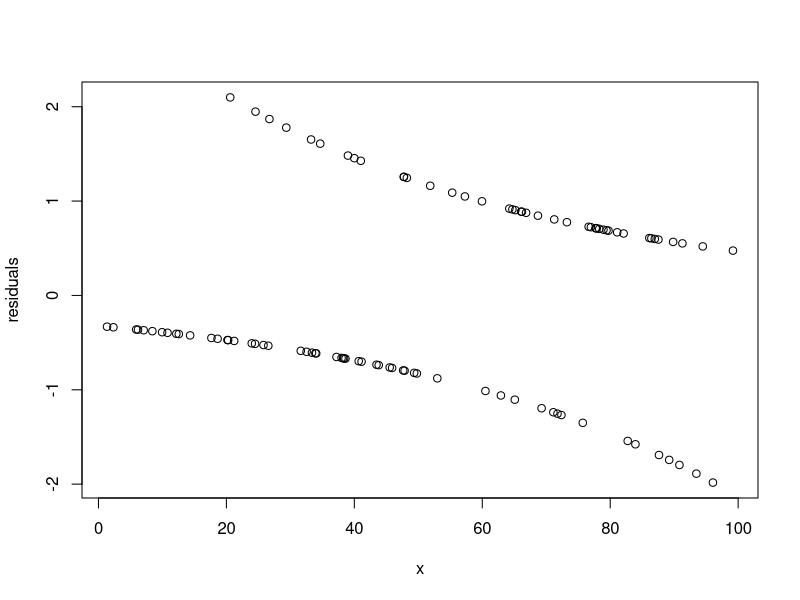
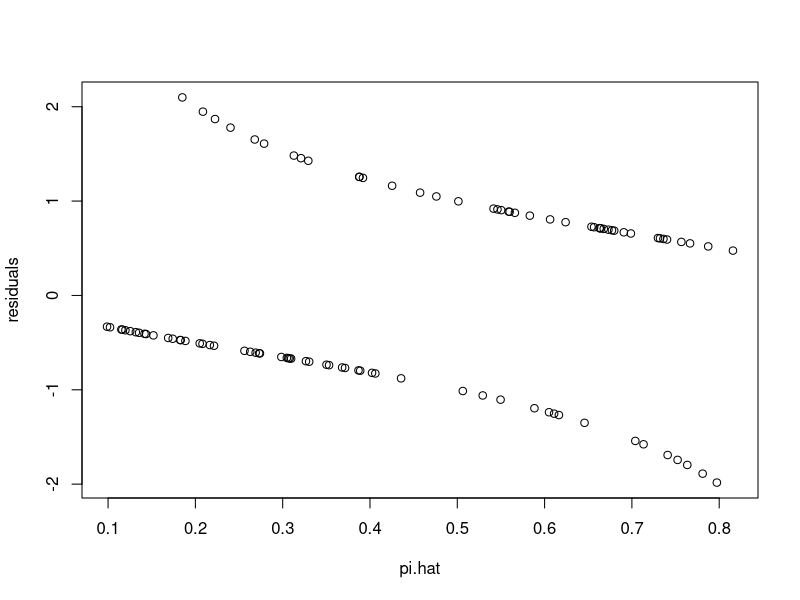
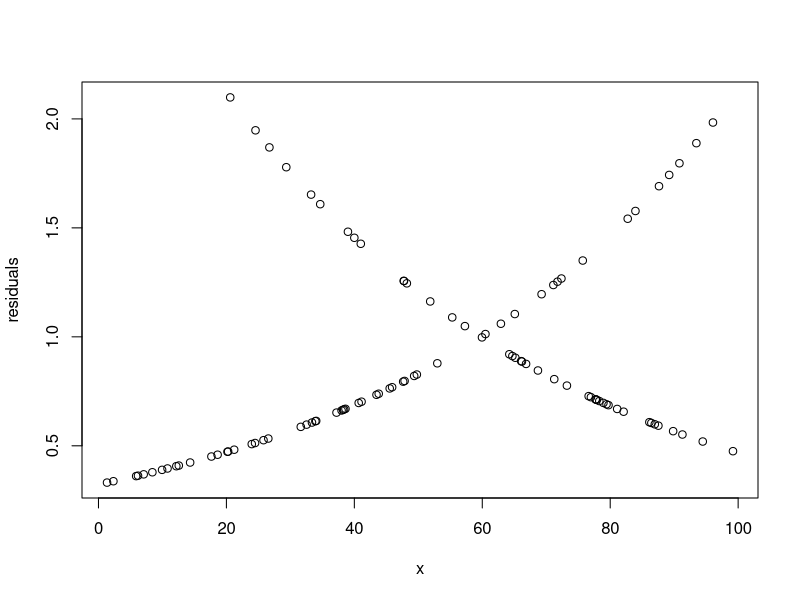
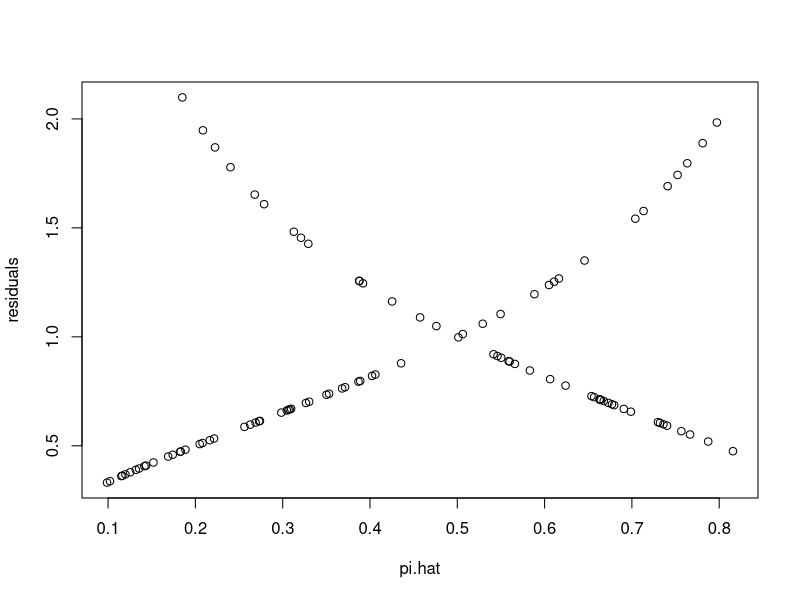

Recreate these plots in R, in order.

# STK 3100, fall 2017
# Exercise 5.13

# Clean up the memory before we start.
rm(list=ls(all=TRUE))

# Simulate data
set.seed(1)
x = runif(n = 100, min = 0, max = 100)
eta = -2 + 0.04*x
pi.vec = exp(eta)/(1+exp(eta))
y = rbinom(n = 100, size = 1, prob = pi.vec)

# Fit a logistic regression
model.1 = glm(y~x, family = binomial(link = "logit"))
summary(model.1)
# Fitted values from the model
pi.hat = predict(model.1, type = "response")
# Compute residuals
residual.values = residuals(model.1, type = "deviance")
residual.values = residuals(model.1, type = "pearson")

# Plot: residuals against x
plot(x = x, y = residual.values, xlab = "x", ylab = "residuals")

# Plot: residuals against fitted values
plot(x = pi.hat, y = residual.values, xlab = "pi.hat", ylab = "residuals")


# Experiment
# Plot: residuals against x
plot(x = x, y = abs(residual.values), xlab = "x", ylab = "residuals")
# Plot: residuals against fitted values
plot(x = pi.hat, y = abs(residual.values), xlab = "pi.hat", ylab = "residuals")
